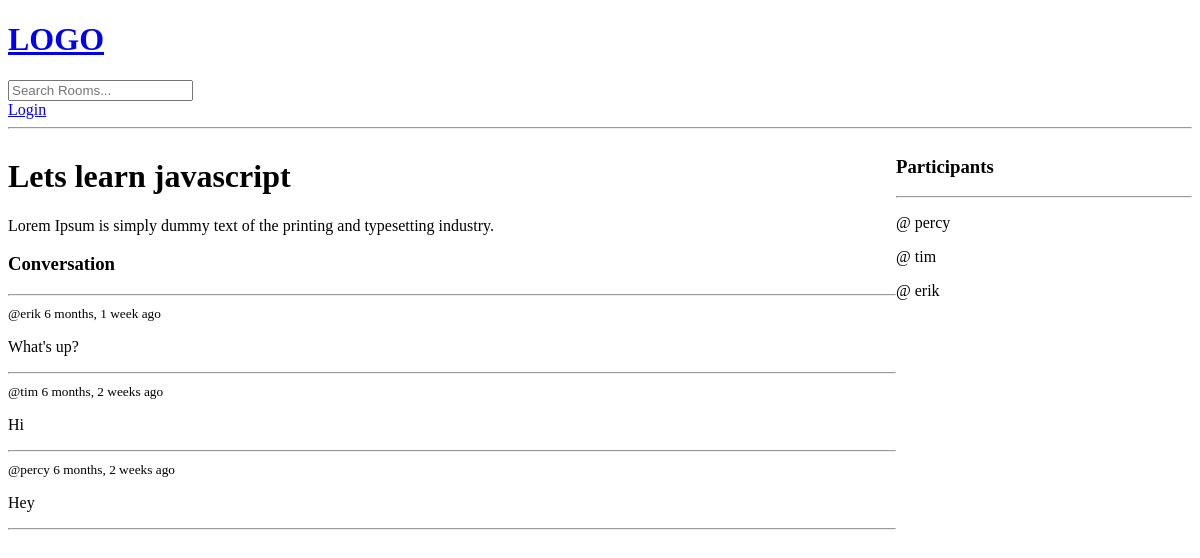
The page /room/1/ on the database as committed earlier.
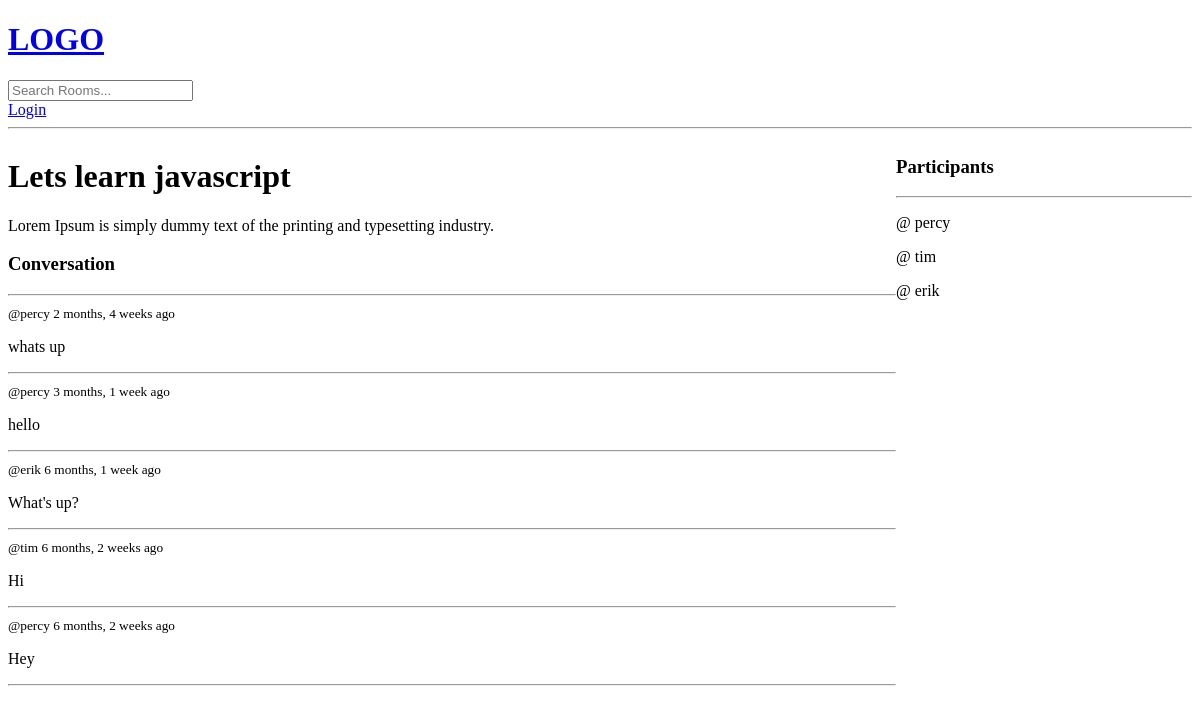
The same page on the database as committed later.
### base/models.py (models this page shows, shortened)
class Message(models.Model):
    user = models.ForeignKey(User, on_delete=models.CASCADE)
    room = models.ForeignKey(Room, on_delete=models.CASCADE)
    body = models.TextField()
    update  = models.DateTimeField(auto_now=True)
    created = models.DateTimeField(auto_now_add=True)
    class Meta:
        ordering = ['-update', '-created']

### base/views.py (the view, shortened to what this page needs)
# urls.py: path('room/<str:pk>/', views.room, name="room"),
def room(request, pk):
    room = Room.objects.get(id=pk)
    room_messages = room.message_set.all()
    participants = room.participants.all()
    context = {'room': room, 'room_messages': room_messages,
               'participants': participants}
    return render(request, 'base/room.html', context)

### base/templates/base/room.html (shortened to what this page needs)
{% extends 'main.html'%}
{% block content %}
<div class="room-container">
    <div>
        <h1>{{ room.name }}</h1>
        <p>{{ room.description }}</p>
        <div class="comment-wrapper">
            <h3>Conversation</h3>
            <hr>
            {% for message in room_messages %}
                <div>
                    <small>@{{ message.user }} {{message.created|timesince }} ago</small>
                    <p>{{ message.body }}</p>
                    <hr>
                </div>
            {% endfor %}
        </div>
    </div>
    <div>
        <h3>Participants</h3>
        <hr>
        {% for user in participants %}
            <div>
                <p>@ {{ user.username }}</p>
            </div>
        {% endfor %}
    </div>
</div>
{% endblock %}

Rows that differ between the two databases and show on the page:
added Message: user "percy", created "2 months, 4 weeks", body "whats up"
added Message: user "percy", created "3 months, 1 week", body "hello"
